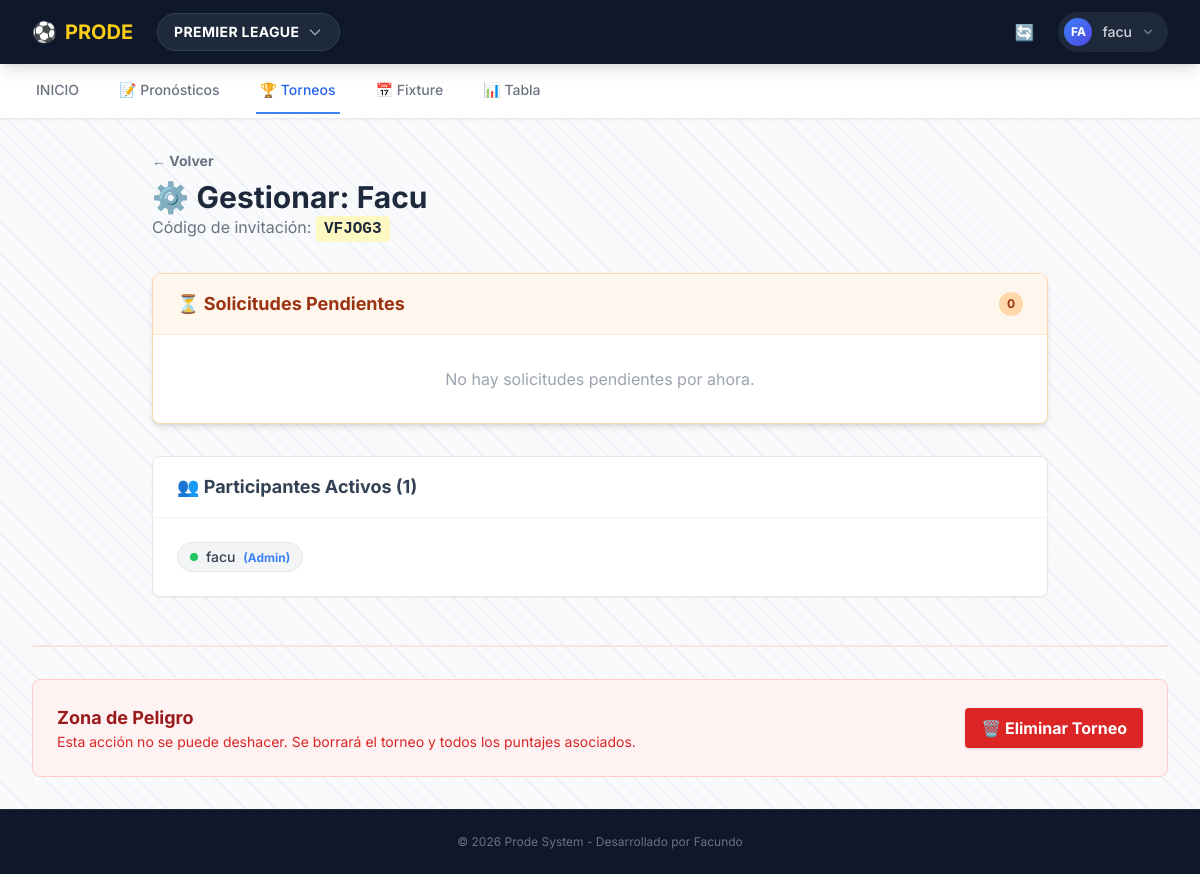
The app's page /torneo/6/gestionar/ (signed in) with its own data.
### core/models.py (models this page shows, shortened)
class Competition(models.Model):
    name = models.CharField(max_length=100, verbose_name="Nombre Liga/Copa") # Ej: Premier League
    slug = models.SlugField(unique=True, verbose_name="Identificador URL") # Ej: premier-league
    api_id = models.IntegerField(unique=True, verbose_name="ID en API Football") # Ej: 2021
    TYPE_CHOICES = [
        ('LEAGUE', 'Liga'),
        ('CUP', 'Copa'),
    ]
    type = models.CharField(max_length=10, choices=TYPE_CHOICES, default='LEAGUE')

class Tournament(models.Model):
    name = models.CharField(max_length=100, verbose_name="Nombre del Torneo")
    code = models.CharField(max_length=6, unique=True, verbose_name="Código de Invitación")
    creator = models.ForeignKey(User, on_delete=models.CASCADE, related_name="created_tournaments")
    image = models.URLField(blank=True, null=True, verbose_name="Imagen (URL)")
    created_at = models.DateTimeField(auto_now_add=True)
    competition = models.ForeignKey(Competition, on_delete=models.CASCADE, verbose_name="Liga/Copa Base")
    start_round = models.CharField(max_length=50, null=True, blank=True, verbose_name="Desde la Ronda")
    end_round = models.CharField(max_length=50, null=True, blank=True, verbose_name="Hasta la Ronda")
    members = models.ManyToManyField(User, through='TournamentMember', related_name="tournaments")

class TournamentMember(models.Model):
    STATUS_CHOICES = [
        ('PENDING', 'Pendiente de Aprobación'),
        ('ACCEPTED', 'Aceptado / Jugando'),
        ('REJECTED', 'Rechazado'),
    ]
    tournament = models.ForeignKey(Tournament, on_delete=models.CASCADE)
    user = models.ForeignKey(User, on_delete=models.CASCADE)
    status = models.CharField(max_length=10, choices=STATUS_CHOICES, default='PENDING')
    joined_at = models.DateTimeField(auto_now_add=True)
    points = models.IntegerField(default=0)
    class Meta:
        unique_together = ('tournament', 'user')
        verbose_name = "Miembro de Torneo"
        verbose_name_plural = "Miembros de Torneo"

### core/views.py (the view)
# urls.py: path('torneo/<int:tournament_id>/gestionar/', gestionar_torneo, name='gestionar_torneo'),
@login_required
def gestionar_torneo(request, tournament_id):
    torneo = get_object_or_404(Tournament, id=tournament_id)
    if request.user != torneo.creator:
        messages.error(request, "Solo el creador del torneo puede gestionarlo.")
        return redirect('mis_torneos')
    pendientes = TournamentMember.objects.filter(tournament=torneo, status='PENDING')
    aceptados = TournamentMember.objects.filter(tournament=torneo, status='ACCEPTED')
    return render(request, 'core/gestionar_torneo.html', {
        'torneo': torneo,
        'pendientes': pendientes,
        'aceptados': aceptados
    })

### core/context_processors.py (called while the page is built)
def selector_competencias(request):
    todas_comps = Competition.objects.all()
    comp_id = request.session.get('competencia_id')
    competencia_activa = None
    if comp_id:
        competencia_activa = Competition.objects.filter(id=comp_id).first()
    if not competencia_activa and todas_comps.exists():
        competencia_activa = todas_comps.first()
        request.session['competencia_id'] = competencia_activa.id
    return {
        'lista_competencias': todas_comps,
        'competencia_activa': competencia_activa
    }

### core/templates/core/gestionar_torneo.html (shortened to what this page needs)
{% extends 'core/base.html' %}
{% block content %}
<div class="max-w-4xl mx-auto">
    <div class="mb-8 flex justify-between items-center">
        <div>
            <a href="{% url 'mis_torneos' %}" class="text-gray-500 hover:text-slate-800 text-sm font-bold mb-2 block">&larr; Volver</a>
            <h1 class="text-3xl font-bold text-slate-800">⚙️ Gestionar: {{ torneo.name }}</h1>
            <p class="text-gray-500">Código de invitación: <span class="font-mono bg-yellow-100 px-2 py-1 rounded font-bold text-slate-800 select-all">{{ torneo.code }}</span></p>
        </div>
    </div>
    <div class="bg-white rounded-lg shadow-md border border-orange-200 mb-8 overflow-hidden">
        <div class="bg-orange-50 px-6 py-4 border-b border-orange-100 flex justify-between items-center">
            <h2 class="text-lg font-bold text-orange-800">⏳ Solicitudes Pendientes</h2>
            <span class="bg-orange-200 text-orange-800 text-xs font-bold px-2 py-1 rounded-full">{{ pendientes.count }}</span>
        </div>
        {% if pendientes %}
            <ul class="divide-y divide-gray-100">
                {% for solicitud in pendientes %}
                <li class="px-6 py-4 flex items-center justify-between hover:bg-orange-50/30 transition">
                    <div class="flex items-center">
                        <div class="w-10 h-10 rounded-full bg-slate-200 flex items-center justify-center font-bold text-slate-600 mr-3">
                            {{ solicitud.user.username|slice:":1"|upper }}
                        </div>
                        <div>
                            <p class="font-bold text-slate-800">{{ solicitud.user.username }}</p>
                            <p class="text-xs text-gray-500">{{ solicitud.user.email }}</p>
                        </div>
                    </div>
                    <div class="flex space-x-2">
                        <a href="{% url 'responder_solicitud' solicitud.id 'rechazar' %}"
                           class="bg-white border border-red-200 text-red-600 hover:bg-red-50 px-3 py-1.5 rounded-md text-sm font-bold transition">
                            Rechazar
                        </a>
                        <a href="{% url 'responder_solicitud' solicitud.id 'aceptar' %}"
                           class="bg-green-500 text-white hover:bg-green-600 px-3 py-1.5 rounded-md text-sm font-bold shadow-sm transition">
                            ✅ Aceptar
                        </a>
                    </div>
                </li>
                {% endfor %}
            </ul>
        {% else %}
            <div class="p-8 text-center text-gray-400">
                <p>No hay solicitudes pendientes por ahora.</p>
            </div>
        {% endif %}
    </div>
    <div class="bg-white rounded-lg shadow-sm border border-gray-200">
        <div class="px-6 py-4 border-b border-gray-100">
            <h2 class="text-lg font-bold text-slate-700">👥 Participantes Activos ({{ aceptados.count }})</h2>
        </div>
        <div class="p-6">
            <div class="flex flex-wrap gap-2">
                {% for miembro in aceptados %}
                    <div class="inline-flex items-center bg-gray-100 px-3 py-1 rounded-full border border-gray-200">
                        <span class="w-2 h-2 bg-green-500 rounded-full mr-2"></span>
                        <span class="text-sm font-medium text-gray-700">
                            {{ miembro.user.username }}
                            {% if miembro.user == torneo.creator %}<span class="text-xs text-blue-500 font-bold ml-1">(Admin)</span>{% endif %}
                        </span>
                    </div>
                {% endfor %}
            </div>
        </div>
    </div>
</div>
<div class="mt-12 border-t-2 border-red-100 pt-8">
        <div class="bg-red-50 p-6 rounded-lg border border-red-200 flex justify-between items-center">
            <div>
                <h3 class="text-lg font-bold text-red-800">Zona de Peligro</h3>
                <p class="text-sm text-red-600">Esta acción no se puede deshacer. Se borrará el torneo y todos los puntajes asociados.</p>
            </div>
            <button onclick="confirmarEliminacion()" class="bg-red-600 hover:bg-red-700 text-white font-bold py-2 px-4 rounded shadow transition">
                🗑️ Eliminar Torneo
            </button>
        </div>
    </div>
{% endblock %}

### core/templates/core/base.html (shortened to what this page needs)
<!DOCTYPE html>
<html lang="es">
<head>
    <script src="https://cdn.tailwindcss.com"></script>
</head>
<body class="flex flex-col min-h-screen">
    <nav class="bg-slate-900 text-white shadow-lg z-50 relative">
        <div class="max-w-7xl mx-auto px-4 sm:px-6 lg:px-8">
            <div class="flex justify-between h-16">
                <div class="flex items-center space-x-6">
                    <a href="{% url 'home' %}" class="flex items-center space-x-2 text-xl font-bold text-yellow-400 hover:text-yellow-300 transition">
                        <span>⚽</span>
                        <span class="hidden md:inline">PRODE</span>
                    </a>
                    {% if request.resolver_match.url_name != 'home' %}
    <div x-data="{ open: false }" class="relative">
        <button @click="open = !open" @click.outside="open = false" class="flex items-center space-x-2 bg-slate-800 hover:bg-slate-700 px-4 py-2 rounded-full transition border border-slate-700">
            {% if competencia_activa %}
                <span class="font-bold text-sm uppercase tracking-wide">{{ competencia_activa.name }}</span>
            {% else %}
                <span class="font-bold text-sm text-red-400">Seleccionar Liga</span>
            {% endif %}
            <svg class="w-4 h-4 text-gray-400" fill="none" stroke="currentColor" viewBox="0 0 24 24"><path stroke-linecap="round" stroke-linejoin="round" stroke-width="2" d="M19 9l-7 7-7-7"></path></svg>
        </button>
                    </div>
                {% endif %} </div>
                <div class="flex items-center space-x-4">
                    {% if user.is_staff %}
                        <a href="{% url 'actualizar_web' %}" class="text-gray-400 hover:text-white p-2 rounded-full hover:bg-slate-800 transition" title="Actualizar API">
                            🔄
                        </a>
                    {% endif %}
                    {% if user.is_authenticated %}
                        <div x-data="{ userMenu: false }" class="relative ml-3">
                            <div>
                                <button @click="userMenu = !userMenu" @click.outside="userMenu = false"
                                        class="flex items-center gap-2 max-w-xs bg-slate-800 rounded-full focus:outline-none focus:ring-2 focus:ring-offset-2 focus:ring-offset-slate-900 focus:ring-blue-500 p-1 pr-3 hover:bg-slate-700 transition"
                                        id="user-menu-button" aria-expanded="false" aria-haspopup="true">
                                    <div class="h-8 w-8 rounded-full bg-gradient-to-br from-blue-500 to-indigo-600 flex items-center justify-center text-xs font-bold text-white border-2 border-slate-800 shadow-sm">
                                        {{ user.username|slice:":2"|upper }}
                                    </div>
                                    <span class="text-sm font-medium text-gray-300 hidden md:block">{{ user.username }}</span>
                                    <svg class="h-4 w-4 text-gray-500" xmlns="http://www.w3.org/2000/svg" viewBox="0 0 20 20" fill="currentColor">
                                        <path fill-rule="evenodd" d="M5.293 7.293a1 1 0 011.414 0L10 10.586l3.293-3.293a1 1 0 111.414 1.414l-4 4a1 1 0 01-1.414 0l-4-4a1 1 0 010-1.414z" clip-rule="evenodd" />
                                    </svg>
                                </button>
                            </div>
                        </div>
                    {% endif %}
                </div>
            </div>
        </div>
    </nav>
    <div class="bg-white border-b border-gray-200 sticky top-0 z-40 shadow-sm relative group">
        <div class="max-w-7xl mx-auto px-4 sm:px-6 lg:px-8 relative">
            <nav class="flex space-x-5 md:space-x-8 overflow-x-auto no-scrollbar py-1" aria-label="Tabs">
                <a href="{% url 'home' %}"
                   class="whitespace-nowrap py-3 px-1 border-b-2 font-medium text-sm flex items-center gap-2 transition flex-shrink-0
                   {% if request.resolver_match.url_name == 'home' or request.resolver_match.url_name == 'predecir' %}
                       border-blue-500 text-blue-600
                   {% else %}
                       border-transparent text-gray-500 hover:text-gray-700 hover:border-gray-300
                   {% endif %}">
                   INICIO
                </a>
                <a href="{% url 'pronosticos_general' %}"
                    class="whitespace-nowrap py-3 px-1 border-b-2 font-medium text-sm flex items-center gap-2 transition flex-shrink-0
                    {% if 'pronosticos' in request.resolver_match.url_name %}border-blue-500 text-blue-600{% else %}border-transparent text-gray-500 hover:text-gray-700{% endif %}">
                    📝 Pronósticos
                </a>
                <a href="{% url 'mis_torneos' %}"
                   class="whitespace-nowrap py-3 px-1 border-b-2 font-medium text-sm flex items-center gap-2 transition flex-shrink-0
                   {% if 'torneo' in request.resolver_match.url_name %}
                       border-blue-500 text-blue-600
                   {% else %}
                       border-transparent text-gray-500 hover:text-gray-700 hover:border-gray-300
                   {% endif %}">
                   🏆 Torneos </a>
                <a href="{% url 'fixture' %}"
                   class="whitespace-nowrap py-3 px-1 border-b-2 font-medium text-sm flex items-center gap-2 transition flex-shrink-0
                   {% if request.resolver_match.url_name == 'fixture' %}
                       border-blue-500 text-blue-600
                   {% else %}
                       border-transparent text-gray-500 hover:text-gray-700 hover:border-gray-300
                   {% endif %}">
                   📅 Fixture
                </a>
                <a href="{% url 'tabla' %}"
                   class="whitespace-nowrap py-3 px-1 border-b-2 font-medium text-sm flex items-center gap-2 transition flex-shrink-0
                   {% if request.resolver_match.url_name == 'tabla' %}
                       border-blue-500 text-blue-600
                   {% else %}
                       border-transparent text-gray-500 hover:text-gray-700 hover:border-gray-300
                   {% endif %}">
                   📊 {% if competencia_activa.type == 'CUP' %}Grupos{% else %}Tabla{% endif %}
                </a>
            </nav>
        </div>
    </div>
    <main class="flex-grow max-w-7xl w-full mx-auto px-4 sm:px-6 lg:px-8 py-8">
        {% block content %}
        {% endblock %}
    </main>
    <footer class="bg-slate-900 text-gray-500 py-6 mt-auto border-t border-slate-800">
        <div class="max-w-7xl mx-auto px-4 text-center text-xs">
            <p>&copy; 2026 Prode System - Desarrollado por Facundo</p>
        </div>
    </footer>
</body>
</html>

### core/templates/core/base.html (style rules this page uses)
body { font-family: 'Inter', sans-serif; background-color: #f3f4f6; }
.no-scrollbar { -ms-overflow-style: none; scrollbar-width: none; }
body { min-height: 100vh; background-color: #f8fafc; position: relative; }
body::before { content: ""; position: fixed; top: 0; left: 0; width: 100%; height: 100%; z-index: -1; pointer-events: none; background: repeating-linear-gradient(45deg, transparent, transparent 10px, #cbd5e1 10px, #cbd5e1 11px); opacity: 0.3; }

### records on screen
Competition: name "PREMIER LEAGUE"
Tournament: name "Facu", code "VFJOG3"
TournamentMember: user.username "facu", shows "(Admin)"

### other values on screen
{{ user.username|slice:":2"|upper }} "FA"
{{ user.username }} "facu"
{{ pendientes.count }} "0"
{{ aceptados.count }} "1"
